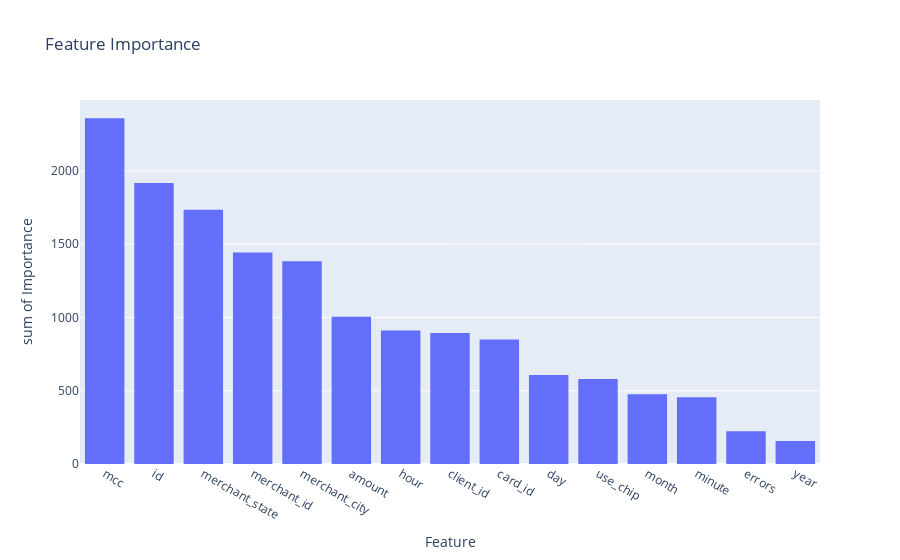

Write notebook code for a chart like this one.
### Code cell
import plotly.express as px
sorted_importance_df = importance_df.sort_values(by='Importance', ascending=False)
px.histogram(sorted_importance_df, x='Feature', y='Importance', title='Feature Importance', labels={'Feature': 'Feature', 'Importance': 'Importance'})

### Figure 1 — Plotly figure (JSON) as saved in the notebook; plotly's stock layout.template omitted (floating-point values rounded to 4 significant figures)
{"data": [{"alignmentgroup": "True", "bingroup": "x", "histfunc": "sum", "hovertemplate": "Feature=%{x}<br>sum of Importance=%{y}<extra></extra>", "legendgroup": "", "marker": {"color": "#636efa", "pattern": {"shape": ""}}, "name": "", "offsetgroup": "", "orientation": "v", "showlegend": false, "type": "histogram", "x": ["mcc", "id", "merchant_state", "merchant_id", "merchant_city", "amount", "hour", "client_id", "card_id", "day", "use_chip", "month", "minute", "errors", "year"], "xaxis": "x", "y": [2360, 1918, 1736, 1444, 1383, 1005, 911, 894, 849, 607, 580, 476, 456, 224, 157], "yaxis": "y"}], "layout": {"barmode": "relative", "legend": {"tracegroupgap": 0}, "title": {"text": "Feature Importance"}, "xaxis": {"anchor": "y", "domain": [0, 1], "title": {"text": "Feature"}}, "yaxis": {"anchor": "x", "domain": [0, 1], "title": {"text": "sum of Importance"}}}}
